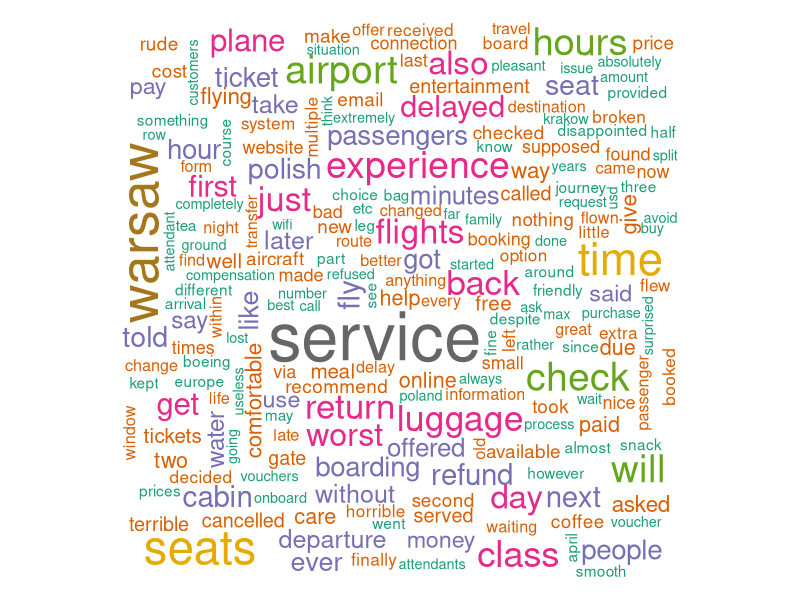
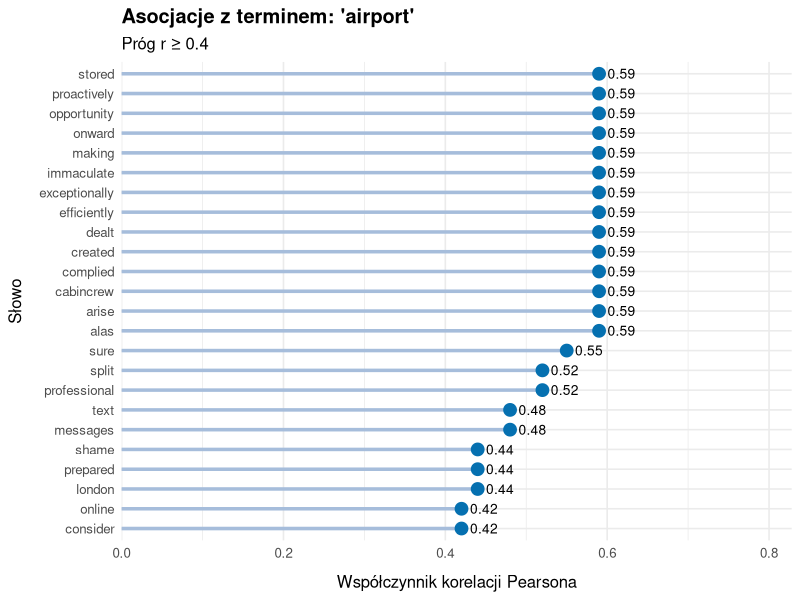
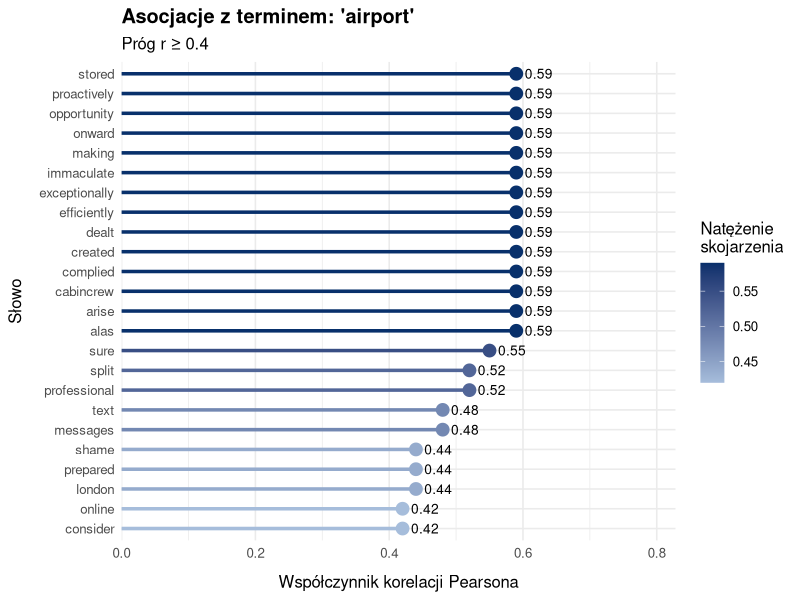

The R script that drew these images, in order:



#' ---
#' title: "Asocjacje"
#' author: " "
#' date:   " "
#' output:
#'   html_document:
#'     df_print: paged
#'     theme: readable      # Wygląd (bootstrap, cerulean, darkly, journal, lumen, paper, readable, sandstone, simplex, spacelab, united, yeti)
#'     highlight: kate      # Kolorowanie składni (haddock, kate, espresso, breezedark)
#'     toc: true            # Spis treści
#'     toc_depth: 3
#'     toc_float:
#'       collapsed: false
#'       smooth_scroll: true
#'     code_folding: show    
#'     number_sections: false # Numeruje nagłówki (lepsza nawigacja)
#' ---


knitr::opts_chunk$set(
  message = FALSE,
  warning = FALSE
)





#' # Wymagane pakiety
# Wymagane pakiety ----
library(tm)
library(tidyverse)
library(tidytext)
library(wordcloud)
library(ggplot2)
library(ggthemes)



#' # Dane tekstowe
# Dane tekstowe ----

# Ustaw Working Directory!
# Załaduj dokumenty z folderu
# docs <- DirSource("textfolder2")
# W razie potrzeby dostosuj ścieżkę
# np.: docs <- DirSource("C:/User/Documents/textfolder2")


# Utwórz korpus dokumentów tekstowych

# Gdy tekst znajduje się w jednym pliku csv:
data <- read.csv("LOT_reviews.csv", stringsAsFactors = FALSE, encoding = "UTF-8")
corpus <- VCorpus(VectorSource(data$Review_Text))


# Korpus
# inspect(corpus)


# Korpus - zawartość przykładowego elementu
corpus[[1]]
corpus[[1]][[1]]
corpus[[1]][2]



#' # 1. Przetwarzanie i oczyszczanie tekstu
# 1. Przetwarzanie i oczyszczanie tekstu ----
# (Text Preprocessing and Text Cleaning)


# Normalizacja i usunięcie zbędnych znaków ----

# Zapewnienie kodowania w całym korpusie
corpus <- tm_map(corpus, content_transformer(function(x) iconv(x, to = "UTF-8", sub = "byte")))


# Funkcja do zamiany znaków na spację
toSpace <- content_transformer(function (x, pattern) gsub(pattern, " ", x))


# Usuń zbędne znaki lub pozostałości url, html itp.

# symbol @
corpus <- tm_map(corpus, toSpace, "@")

# symbol @ ze słowem (zazw. nazwa użytkownika)
corpus <- tm_map(corpus, toSpace, "@\\w+")

# linia pionowa
corpus <- tm_map(corpus, toSpace, "\\|")

# tabulatory
corpus <- tm_map(corpus, toSpace, "[ \t]{2,}")

# CAŁY adres URL:
corpus <- tm_map(corpus, toSpace, "(s?)(f|ht)tp(s?)://\\S+\\b")

# http i https
corpus <- tm_map(corpus, toSpace, "http\\w*")

# tylko ukośnik odwrotny (np. po http)
corpus <- tm_map(corpus, toSpace, "/")

# pozostałość po re-tweecie
corpus <- tm_map(corpus, toSpace, "(RT|via)((?:\\b\\W*@\\w+)+)")

# inne pozostałości
corpus <- tm_map(corpus, toSpace, "www")
corpus <- tm_map(corpus, toSpace, "~")
corpus <- tm_map(corpus, toSpace, "â€“")


# Sprawdzenie
corpus[[1]][[1]]

corpus <- tm_map(corpus, content_transformer(tolower))
corpus <- tm_map(corpus, removeNumbers)
corpus <- tm_map(corpus, removeWords, stopwords("english"))
corpus <- tm_map(corpus, removePunctuation)
corpus <- tm_map(corpus, stripWhitespace)


# Sprawdzenie
corpus[[1]][[1]]

# usunięcie ewt. zbędnych nazw własnych
corpus <- tm_map(corpus, removeWords, c("flight", "lot"))

corpus <- tm_map(corpus, stripWhitespace)

# Sprawdzenie
corpus[[1]][[1]]



# Decyzja dotycząca korpusu ----
# do dalszej analizy użyj:
#
# - corpus (oryginalny, bez stemmingu)
#




#' # Tokenizacja
# Tokenizacja ----



# Macierz częstości TDM ----

tdm <- TermDocumentMatrix(corpus)
tdm_m <- as.matrix(tdm)



#' # 2. Zliczanie częstości słów
# 2. Zliczanie częstości słów ----
# (Word Frequency Count)


# Zlicz same częstości słów w macierzach
v <- sort(rowSums(tdm_m), decreasing = TRUE)
tdm_df <- data.frame(word = names(v), freq = v)
head(tdm_df, 10)



#' # 3. Eksploracyjna analiza danych
# 3. Eksploracyjna analiza danych ----
# (Exploratory Data Analysis, EDA)


# Chmura słów (globalna)
wordcloud(words = tdm_df$word, freq = tdm_df$freq, min.freq = 7, 
          colors = brewer.pal(8, "Dark2"))


# Wyświetl top 10
print(head(tdm_df, 10))



#' # 4. Inżynieria cech w modelu Bag of Words:
#' # Reprezentacja słów i dokumentów w przestrzeni wektorowej
# 4. Inżynieria cech w modelu Bag of Words: ----
# Reprezentacja słów i dokumentów w przestrzeni wektorowej ----
# (Feature Engineering in vector-space BoW model)

# - podejście surowych częstości słów
# (częstość słowa = liczba wystąpień w dokumencie)
# (Raw Word Counts)



#' # Asocjacje - znajdowanie współwystępujących słów
# Asocjacje - znajdowanie współwystępujących słów ----



# Funkcja findAssoc() w pakiecie tm służy do:
# - znajdowania słów najbardziej skorelowanych z danym terminem w macierzy TDM/DTM
# - wykorzystuje korelację Pearsona między wektorami słów
# - jej działanie nie opiera się na algorytmach machine learning


# Samodzielnie wytypuj słowa (terminy), 
# które chcesz zbadać pod kątem asocjacji


findAssocs(tdm,"service",0.5)
findAssocs(tdm,"experience",0.5)
findAssocs(tdm,"passengers",0.5)
findAssocs(tdm,"staff",0.5)
findAssocs(tdm,"crews",0.5)
findAssocs(tdm,"prices",0.5)
###  Zbadanie nowego słowa pod kątem asocjacji
findAssocs(tdm,"airport", 0.5)


#' # Wizualizacja asocjacji
# Wizualizacja asocjacji ----


# Wytypowane słowo (airport) i próg asocjacji
target_word <- "airport"
cor_limit <- 0.4


# Oblicz asocjacje dla tego słowa
associations <- findAssocs(tdm, target_word, corlimit = cor_limit)
assoc_vector <- associations[[target_word]]
assoc_sorted <- sort(assoc_vector, decreasing = TRUE)


# Ramka danych
assoc_df <- data.frame(
  word = factor(names(assoc_sorted), levels = names(assoc_sorted)[order(assoc_sorted)]),
  score = assoc_sorted
)


# Wykres lizakowy (lollipop chart)
# stosowany w raportach biznesowych i dashboardach:
ggplot(assoc_df, aes(x = score, y = reorder(word, score))) +
  geom_segment(aes(x = 0, xend = score, y = word, yend = word), color = "#a6bddb", size = 1.2) +
  geom_point(color = "#0570b0", size = 4) +
  geom_text(aes(label = round(score, 2)), hjust = -0.3, size = 3.5, color = "black") +
  scale_x_continuous(limits = c(0, max(assoc_df$score) + 0.1), expand = expansion(mult = c(0, 0.2))) +
  theme_minimal(base_size = 12) +
  labs(
    title = paste0("Asocjacje z terminem: '", target_word, "'"),
    subtitle = paste0("Próg r ≥ ", cor_limit),
    x = "Współczynnik korelacji Pearsona",
    y = "Słowo"
  ) +
  theme(
    plot.title = element_text(face = "bold"),
    axis.title.x = element_text(margin = margin(t = 10)),
    axis.title.y = element_text(margin = margin(r = 10))
  )



# Wykres lizakowy z natężeniem
# na podstawie wartości korelacji score:
ggplot(assoc_df, aes(x = score, y = reorder(word, score), color = score)) +
  geom_segment(aes(x = 0, xend = score, y = word, yend = word), size = 1.2) +
  geom_point(size = 4) +
  geom_text(aes(label = round(score, 2)), hjust = -0.3, size = 3.5, color = "black") +
  scale_color_gradient(low = "#a6bddb", high = "#08306b") +
  scale_x_continuous(
    limits = c(0, max(assoc_df$score) + 0.1),
    expand = expansion(mult = c(0, 0.2))
  ) +
  theme_minimal(base_size = 12) +
  labs(
    title = paste0("Asocjacje z terminem: '", target_word, "'"),
    subtitle = paste0("Próg r ≥ ", cor_limit),
    x = "Współczynnik korelacji Pearsona",
    y = "Słowo",
    color = "Natężenie\nskojarzenia"
  ) +
  theme(
    plot.title = element_text(face = "bold"),
    axis.title.x = element_text(margin = margin(t = 10)),
    axis.title.y = element_text(margin = margin(r = 10)),
    legend.position = "right"
  )
